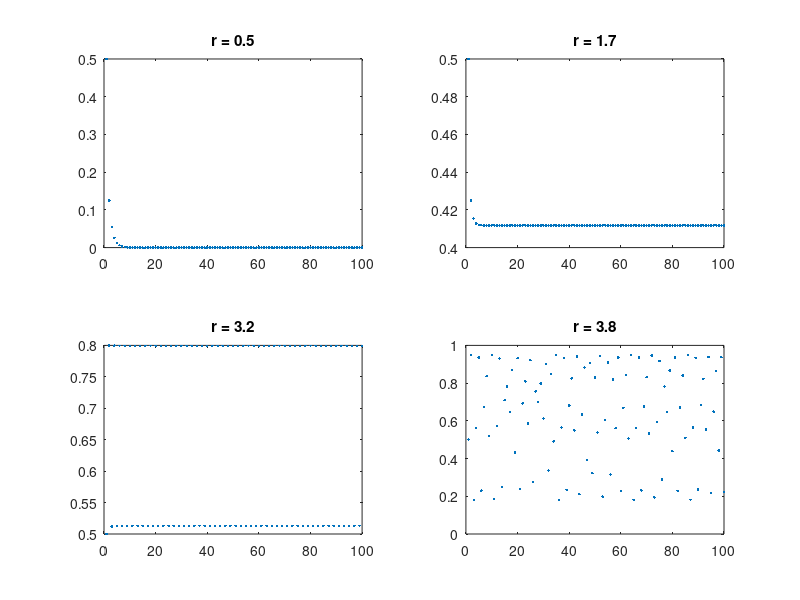
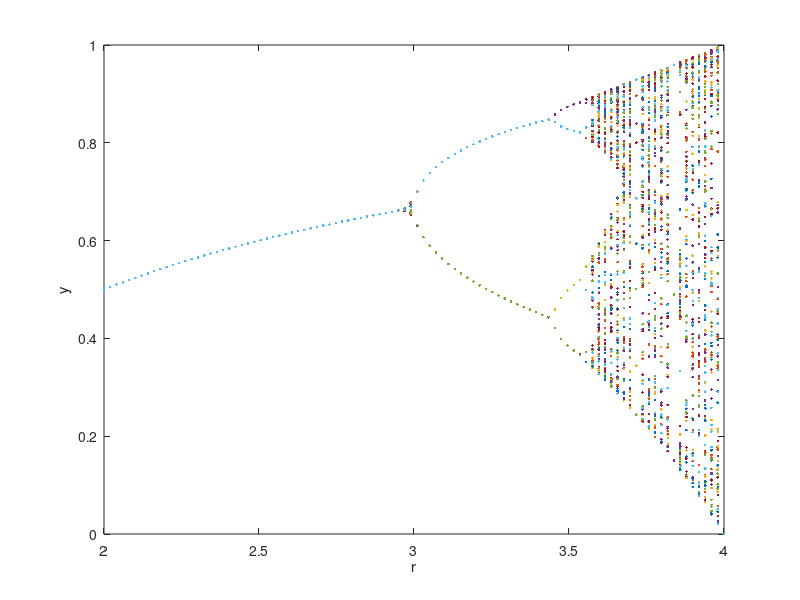

Recreate these plots in MATLAB, in order.
% figure(1)
clear all
r = 0.5; k = 1; N = 100;
t = linspace(1, 100);
y0 = 0.5; y(1) = y0;
for i = 1:N - 1
    y(i+1) = r*y(i)*(1-y(i));
end
figure(1)
subplot(2,2,1)
plot(t,y,'.')
title('r = 0.5')

r = 1.7; k = 1; N = 100;
t = linspace(1, 100);
y0 = 0.5; y(1) = y0;
for i = 1:N - 1
    y(i+1) = r*y(i)*(1-y(i));
end
subplot(2,2,2)
plot(t,y,'.')
title('r = 1.7')

r = 3.2; k = 1; N = 100;
t = linspace(1, 100);
y0 = 0.5; y(1) = y0;
for i = 1:N - 1
    y(i+1) = r*y(i)*(1-y(i));
end
subplot(2,2,3)
plot(t,y,'.')
title('r = 3.2')

r = 3.8; k = 1; N = 100;
t = linspace(1, 100);
y0 = 0.5; y(1) = y0;
for i = 1:N - 1
    y(i+1) = r*y(i)*(1-y(i));
end
subplot(2,2,4)
plot(t,y,'.')
title('r = 3.8')

% figure(2) logistic map
clear all
N = 200; M = 100; y0 = 0.5;
r = linspace(2,4,M);
y = zeros(N,M);
y(1,:) = y0;
for i = 1:N-1
    for j = 1:M
        y(i+1,j) = r(j)*y(i,j)*(1-y(i,j));
    end
end
figure(2)
plot(r,y(90:end,:),'.')
xlabel('r')
ylabel('y')
